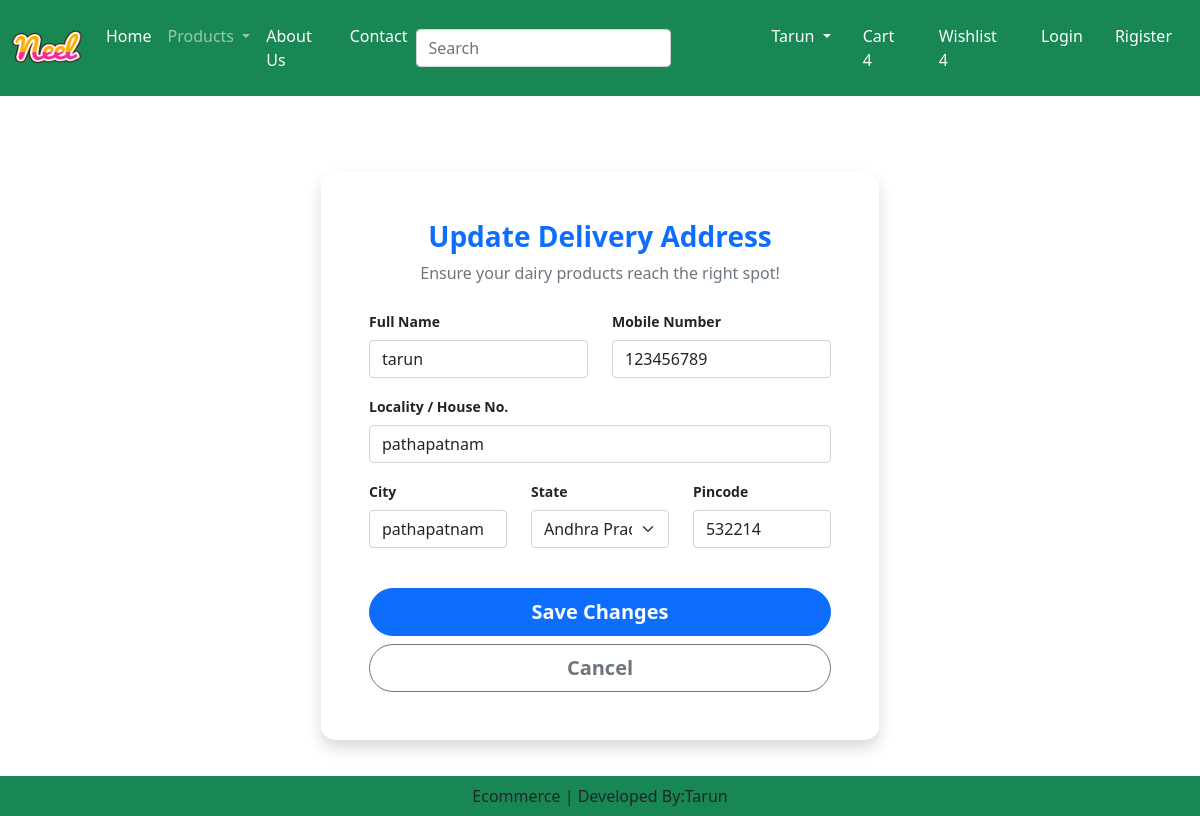
/accounts/address-edit/1/ (signed in), run on the app's committed database.
### accounts/models.py (models this page shows)
class Customer(models.Model):
    user=models.ForeignKey(User,on_delete=models.CASCADE)
    name=models.CharField(max_length=100)
    locality=models.CharField(max_length=100)
    mobile_no=models.CharField(max_length=100)
    city=models.CharField(max_length=100)
    state=models.CharField(choices=STATE_CHOICES,max_length=50)
    pincode=models.IntegerField()

### accounts/views.py (the view, shortened to what this page needs)
# urls.py: path('address-edit/<int:pk>/',views.edit_address,name='edit_address'),
def edit_address(request,pk):
    address=get_object_or_404(Customer,pk=pk,user=request.user)
    form=ProfileForm(instance=address)
    return render(request,'edit_address.html',{'form':form})

### accounts/forms.py
class ProfileForm(forms.ModelForm):
    class Meta:
        model=Customer
        fields=['name','locality','mobile_no','city','state','pincode']
        widgets = {
            'name': forms.TextInput(attrs={'class': 'form-control', 'placeholder': 'Full Name'}),
            'locality': forms.TextInput(attrs={'class': 'form-control', 'placeholder': 'Locality/Street'}),
            'mobile_no': forms.NumberInput(attrs={'class': 'form-control', 'placeholder': 'Mobile Number'}),
            'city': forms.TextInput(attrs={'class': 'form-control', 'placeholder': 'City'}),
            'state': forms.Select(attrs={'class': 'form-select'}),
            'pincode': forms.NumberInput(attrs={'class': 'form-control', 'placeholder': 'Pincode'}),
        }

### accounts/templates/edit_address.html (shortened to what this page needs)
{% extends 'app/base.html' %}
{% load static %}
{% block main-content %}
<div class="container d-flex align-items-center justify-content-center" style="min-height: 90vh;">
    <div class="col-md-7 col-lg-6">
        <div class="card shadow border-0" style="border-radius: 15px;">
            <div class="card-body p-4 p-md-5">
                <div class="text-center mb-4">
                    <h3 class="fw-bold text-primary">Update Delivery Address</h3>
                    <p class="text-muted">Ensure your dairy products reach the right spot!</p>
                </div>
                <form action="" method="POST" novalidate>
                    <div class="row">
                        <div class="col-md-6 mb-3">
                            <label class="form-label small fw-bold">Full Name</label>
                            {{ form.name }}
                        </div>
                        <div class="col-md-6 mb-3">
                            <label class="form-label small fw-bold">Mobile Number</label>
                            {{ form.mobile_no }}
                        </div>
                        <div class="col-12 mb-3">
                            <label class="form-label small fw-bold">Locality / House No.</label>
                            {{ form.locality }}
                        </div>
                        <div class="col-md-4 mb-3">
                            <label class="form-label small fw-bold">City</label>
                            {{ form.city }}
                        </div>
                        <div class="col-md-4 mb-3">
                            <label class="form-label small fw-bold">State</label>
                            {{ form.state }}
                        </div>
                        <div class="col-md-4 mb-3">
                            <label class="form-label small fw-bold">Pincode</label>
                            {{ form.pincode }}
                        </div>
                    </div>
                    <div class="d-grid gap-2 mt-4">
                        <button type="submit" class="btn btn-primary btn-lg rounded-pill fw-bold">
                            Save Changes
                        </button>
                        <a href="{% url 'profile' %}" class="btn btn-outline-secondary btn-lg rounded-pill fw-bold">
                            Cancel
                        </a>
                    </div>
                </form>
            </div>
        </div>
    </div>
</div>
{% endblock main-content %}

### app/static/app/css/style.css (style rules this page uses)
a { text-decoration: none; }

### data on the page
Customer: name "tarun", mobile_no "123456789", locality "pathapatnam", city "pathapatnam", state "Andhra Pradesh", pincode "532214"
